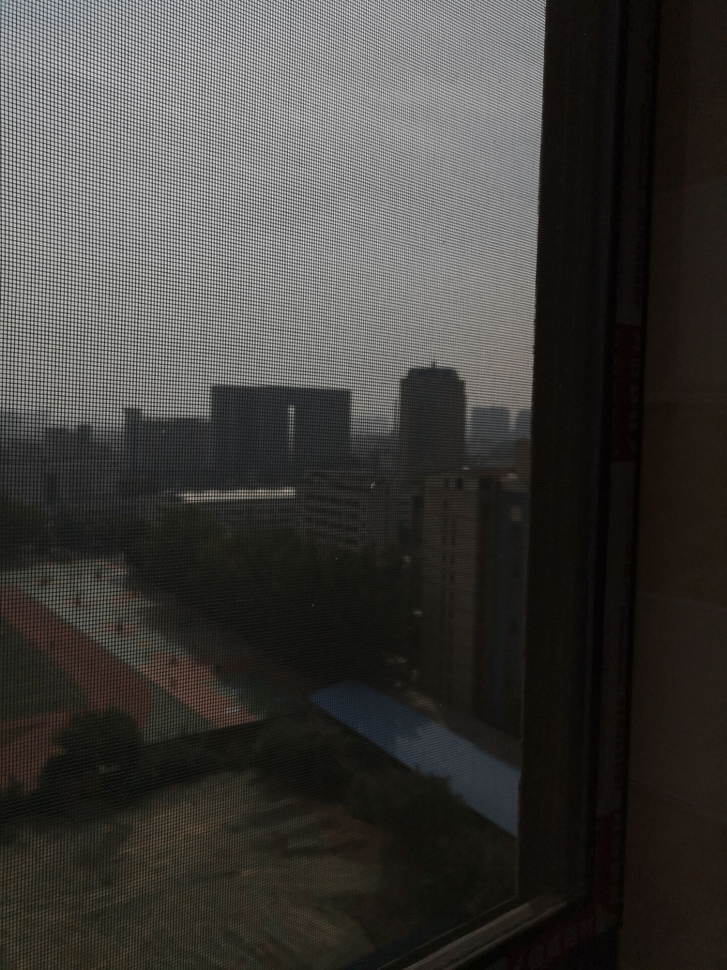
#> input picture ImageEnhance/OriginImage/1.jpg, 727 x 970 px, shrunk from 1440 x 1920 before the run, found by its file name; its folder holds 4 pictures in this run
$ python test.py
#> lines starting #> are read from the running program, lines starting #| are printed output that depends on the picture
#!/usr/bin/env python2.7
# -*- coding:utf-8 -*-
# Author: Wyundi

# https://blog.csdn.net/guanzhen3657/article/details/81138868

import numpy as np
import cv2 as cv
import os

path1 = "D:\\Project\\Code\\Git\\OpenCV\\ImageEnhance\\OriginImage"
path2 = "D:\\Project\\Code\\Git\\OpenCV\\ImageEnhance\\Enhance"
path2_1 = path2 + "\\" + "2_1"
path2_2 = path2 + "\\" + "2_2"
path2_3 = path2 + "\\" + "2_3"
path2_4 = path2 + "\\" + "2_4"

files= os.listdir(path1)

# 直方图均衡化

def Line(path):
    isExists=os.path.exists(path)
    if isExists == False:
        os.mkdir(path)

    for i in range(len(files)):
        img = cv.imread(path1+'\\'+files[i],1)
#> img is the input picture: shape (970, 727, 3); mean B, G, R 57.7, 60.8, 62.7

        hist,bins = np.histogram(img.flatten(),256,[0,256])
#> hist = 256 values, max 51996 at index 17, min 0 at index 225, mean 8263.9; bins = 257 values from 0 to 256
        cdf = hist.cumsum()
#> cdf = 256 values from 1791 to 2115570
        cdf_normalized = cdf * float(hist.max()) / cdf.max()
#> cdf_normalized = 256 values from 44.02 to 51996
        cdf_m = np.ma.masked_equal(cdf,0)
        cdf_m = (cdf_m - cdf_m.min())*255/(cdf_m.max()-cdf_m.min())
        cdf = np.ma.filled(cdf_m,0).astype('uint8')
#> cdf = 256 values from 0 to 255

        img = cdf[img]
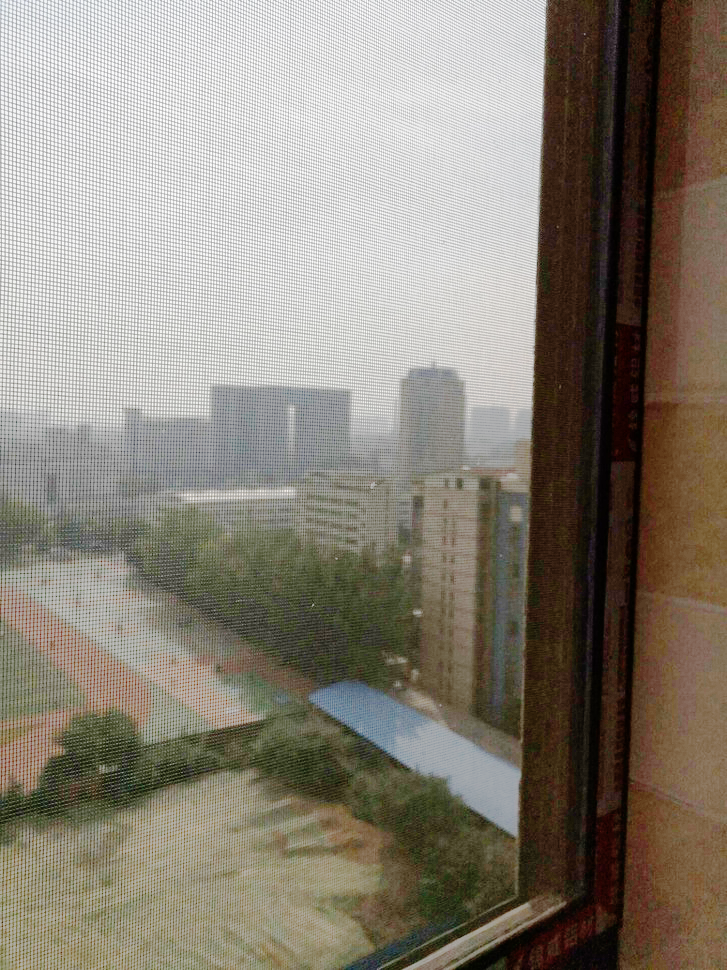
#> img: shape (970, 727, 3); mean B, G, R 118.1, 129.8, 137

        cv.imwrite(path+'\\'+files[i], img)
#> pass 2 of the loop in Line, `for i in range(len(files)):`:
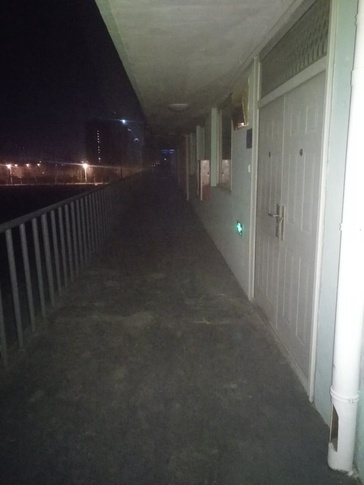
#> input picture ImageEnhance/OriginImage/15B92466D55FE862B7BE0BB7A7768FB2.jpg, 364 x 485 px, shrunk from 720 x 960 before the run, found by its file name
#> in Line, img is the input picture: shape (485, 364, 3); mean B, G, R 82.5, 85.3, 85.9
#> hist = 256 values, max 8757 at index 255, min 0 at index 0, mean 2068.8
#> in Line, `cdf = hist.cumsum()`: cdf = 256 values from 0 to 529620
#> cdf_normalized = 256 values from 0 to 8757
#> in Line, `cdf = np.ma.filled(cdf_m,0).astype('uint8')`: cdf = 256 values from 0 to 255
#> in Line, `img = cdf[img]`:
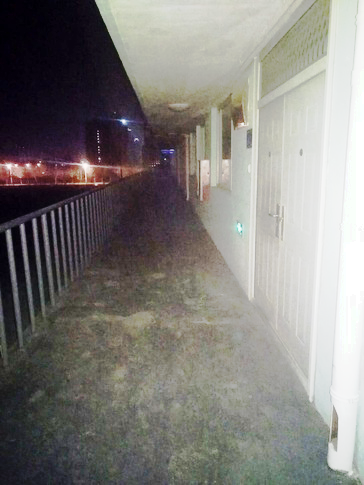
#> img: shape (485, 364, 3); mean B, G, R 124.5, 128.3, 131.1
#> pass 3 of the loop in Line, `for i in range(len(files)):`:
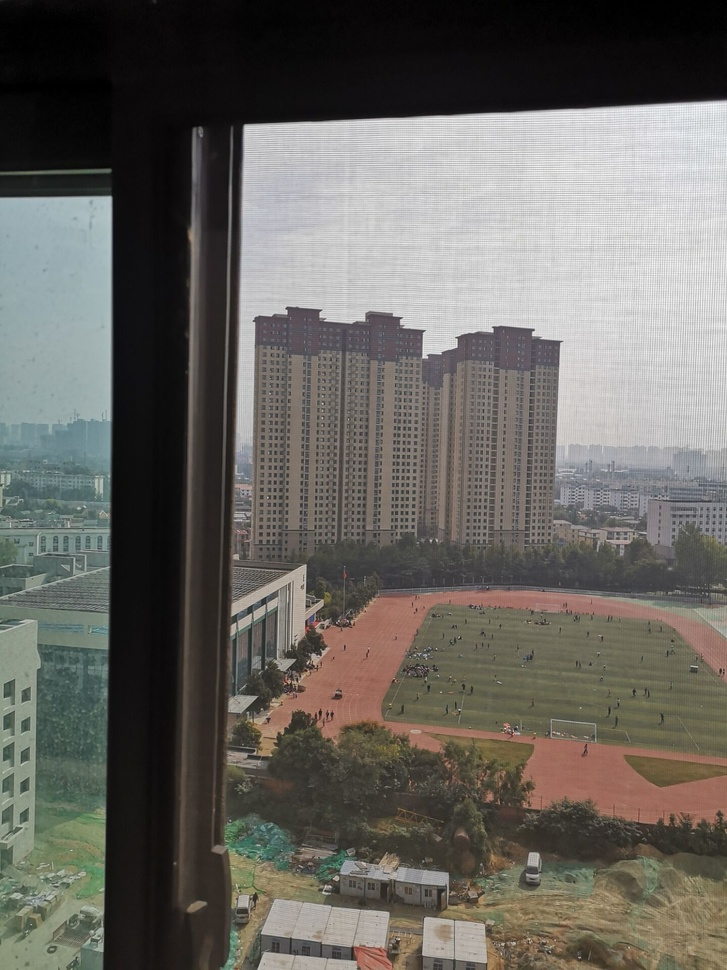
#> input picture ImageEnhance/OriginImage/2.jpg, 727 x 970 px, shrunk from 1440 x 1920 before the run, found by its file name
#> in Line, img is the input picture: shape (970, 727, 3); mean B, G, R 96.1, 101.5, 104
#> hist = 256 values, max 42749 at index 13, min 0 at index 255, mean 8263.9
#> in Line, `cdf = hist.cumsum()`: cdf = 256 values from 5900 to 2115570
#> cdf_normalized = 256 values from 119.2 to 42749
#> in Line, `cdf = np.ma.filled(cdf_m,0).astype('uint8')`: cdf = 256 values from 0 to 255
#> in Line, `img = cdf[img]`:
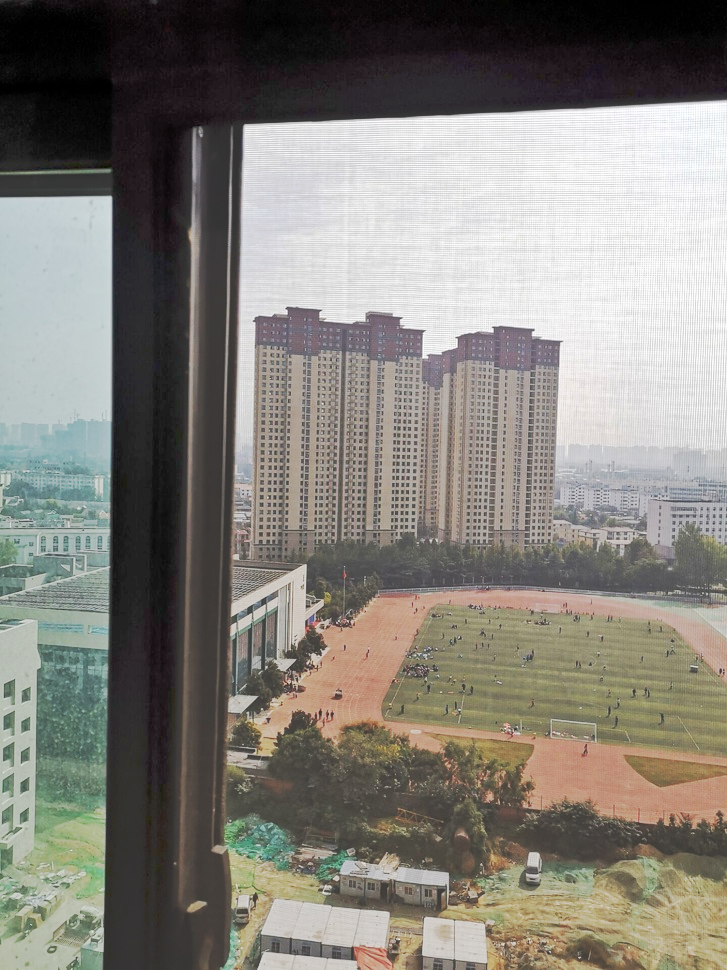
#> img: shape (970, 727, 3); mean B, G, R 121.6, 128.8, 131.8
#> the loop made 4 passes; the first 3 are shown


def main():
    Line(path2_1)

######
main()
######
